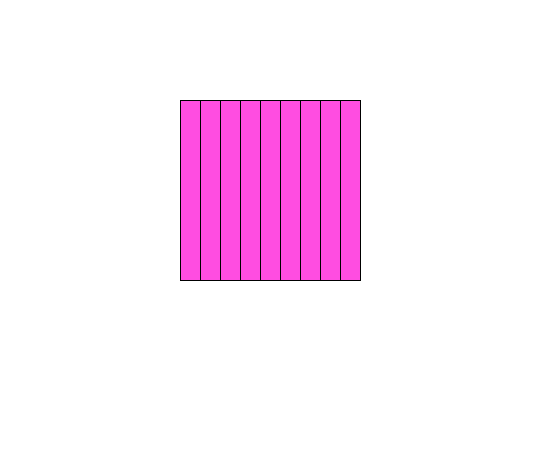
Frame 1 (no input)
Frame 60 (the mouse pressed at the canvas centre just before this capture): identical to frame 1, image omitted
Frame 120 (the mouse held since frame 60 and released just before this capture): identical to frame 1, image omitted

The Processing sketch that drew this single still picture (run headless with seeded random() and noise(); from frame 60 on, the mouse is pressed at the canvas centre):

// Processing sketch: pattern_A
// ── pattern_A.pde
//creating my sketch window for project
void setup () {
  size(550,450);
  background(255);

}
//creating pattern A with vertical stripes
void draw() {
  fill(255,77,225);
  rect(180,100,180,180);
  fill(0,0,0);
  line(200,100,200,280);
  line(220,100,220,280);
  line(240,100,240,280);
  line(260,100,260,280);
  line(280,100,280,280);
  line(300,100,300,280);
  line(320,100,320,280);
  line(340,100,340,280);
}
